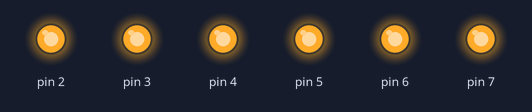
Recording of a sketch running on a simulated Arduino Uno, built with avr-gcc and run on an emulated ATmega328P. Shown: output pins drawn as LEDs (lit = HIGH).

Above: at 0.1 s.
Timing chart, 0 to 1.6 s (numbered marks = the images above):
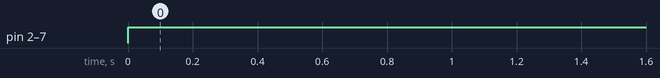

Measured:
- by itself, pin 2–7: LOW → HIGH at 0.00 s

The sketch:

deneme.ino
```cpp
void setup() {
  for(int i=2;i<8;i++)
    pinMode(i,OUTPUT);
}

void loop() {
  for(int i=2;i<8;i++)
    digitalWrite(i,HIGH);

}
```
